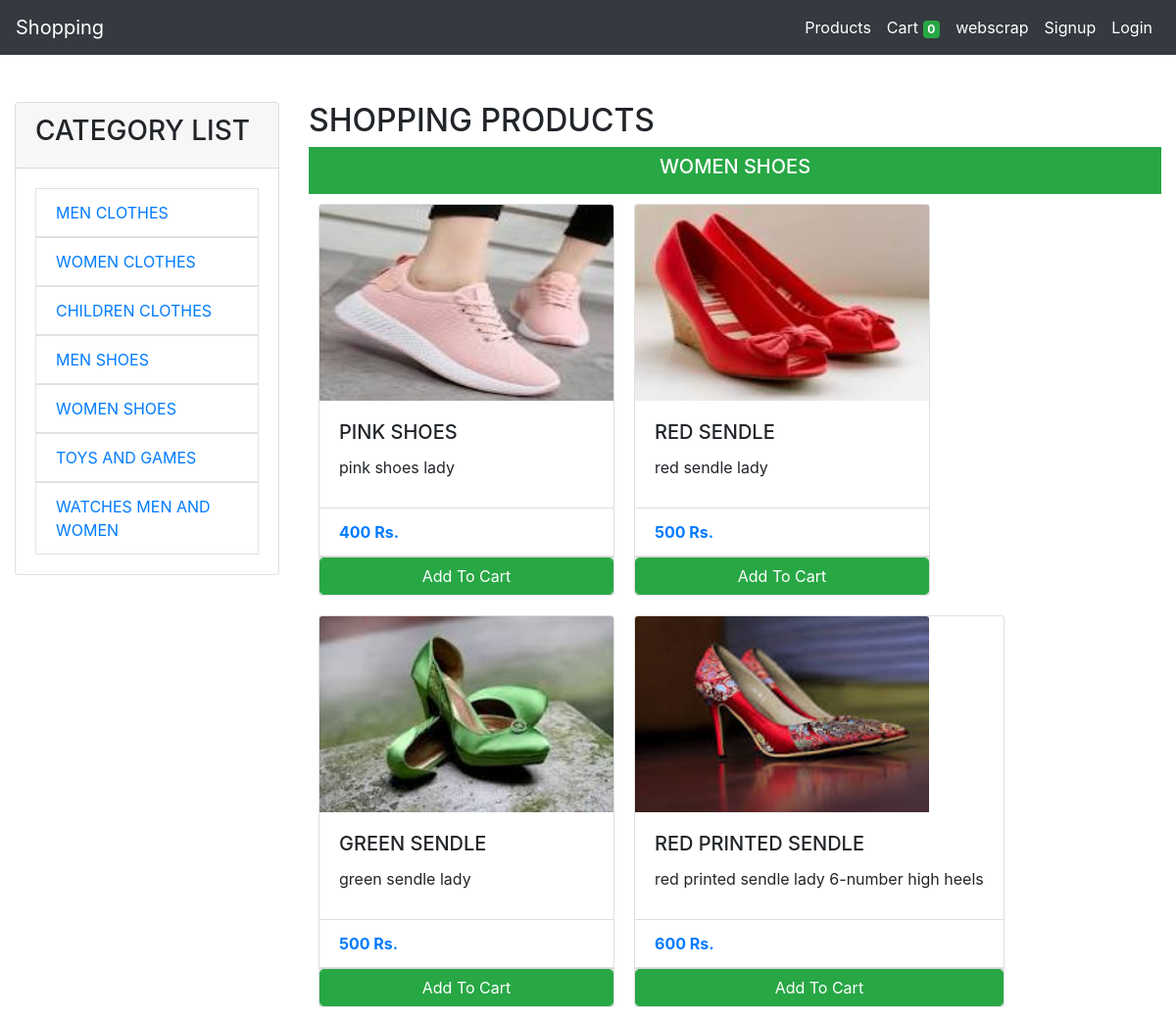
The app's page /dashboard/5/ with its own data.
### store/models.py (models this page shows, shortened)
class Category(models.Model):
    name = models.CharField(max_length=50)

class Products(models.Model):
    name = models.CharField(max_length=60)
    price = models.IntegerField(default=0)
    category = models.ForeignKey(Category, on_delete=models.CASCADE, default=1,related_name="categoryname")
    description = models.CharField(max_length=250, default='', blank=True, null=True)
    image = models.ImageField(upload_to='uploads/products/')

### store/views.py (the view, shortened to what this page needs)
# urls.py: path('', Dashboard.as_view(), name='dashboard'),
class Dashboard(View):
    def get(self, request, category_id=None):
        categorylist = Category.objects.all()
        productlist = None
        if category_id:
            category_name=Category.objects.get(id=category_id)
            productlist = Products.objects.filter(category_id=category_id)
        elif categorylist:
            category_name=Category.objects.get(id=categorylist[0].id)
            productlist = Products.objects.filter(category_id=categorylist[0].id)
        context = {
            'category_name':category_name,
            'categorylist': categorylist,
            'productlist': productlist,
        }
        return render(request, 'dashboard.html', context)

### store/templates/dashboard.html (shortened to what this page needs)
{% load cart %}
{% load custom_filter %}
{% include "base.html" %}
    <div class="container-fluid mt-5">
        <div class="row">
            <div class="col-md-3">
                <div class="card">
                    <div class="card-header">
                        <h3>CATEGORY LIST</h3>
                    </div>
                    <div class="card-body">
                        <ul class="list-group list-group-flush">
                            {% for category in categorylist %}
                            <div class="border border-black"> <a class="text-black"
                                    href="{% url 'dashboard_with_category' category.id %}">
                                    <li class="list-group-item">{{ category.name|upper }}</li>
                                </a>
                            </div>
                            {% endfor %}
                        </ul>
                    </div>
                </div>
            </div>
            <div class="col-md-9 ">
                <h2>SHOPPING PRODUCTS</h2>
                <div class="badge-success text-center p-2">
                {% if category_name  %}
                    <h5 >{{category_name.name|upper}}</h5>
                {% else %}
                    <h5 >MENS CLOTHS</h5>
                {% endif %}
                </div>
                <div class="row ">
                    <div class="col d-flex flex-wrap">
                        {% if productlist %}
                        {% for product in productlist %}
                        <div class="card" style=" height: 400px; margin: 10px;">
                            <img class="card-img-top img-fluid " style="height: 200px; width:300px;"
                                src="{{product.image.url}}" alt="Card image cap">
                            <div class="card-body">
                                <h5 class="card-title">{{product.name|upper}}</h5>
                                <p class="card-text">{{product.description|lower}}</p>
                            </div>
                            <ul class="list-group list-group-flush">
                                <li class="list-group-item font-weight-bold text-primary">{{product.price}}&nbsp;Rs.
                                </li>
                            </ul>
                            <div class="card-footer p-0 no-gutters">
                                {% if product|is_in_cart:request.session.cart %}
                                <div class="row no-gutters">
                                    <form action="/#{{product.id}}" class="col-2 " method="post">
                                        {% csrf_token %}
                                        <input hidden type="text" name='product' value='{{product.id}}'>
                                        <input hidden type="text" name='remove' value='True'>
                                        <input type="submit" value=" - " class="btn btn-block btn-success border-right">
                                    </form>
                                    <div class="text-center col btn btn-success">
                                        {{product|cart_quantity:request.session.cart}} in Cart</div>
                                    <form action="/#{{product.id}}" class="col-2 " method="post">
                                        {% csrf_token %}
                                        <input hidden type="text" name='product' value='{{product.id}}'>
                                        <input type="submit" value=" + " class="btn btn-block btn-success border-left">
                                    </form>
                                </div>
                                {% else %}
                                <form action="/#{{product.id}}" method="POST" class="btn-block">
                                    <input type="submit" class="float-right btn btn-success form-control"
                                        value="Add To Cart">
                                </form>
                                {% endif %}
                            </div>
                        </div>
                        {% endfor %}
                        {% else %}
                        <div>
                            <p>No product available</p>
                        </div>
                        {% endif %}
                    </div>
                </div>
            </div>
        </div>
    </div>
{% include "footer.html" %}

### records on screen
Category: name "MEN CLOTHES"
Category: name "WOMEN CLOTHES"
Category: name "CHILDREN CLOTHES"
Category: name "MEN SHOES"
Category: name "WOMEN SHOES"
Category: name "TOYS AND GAMES"
Category: name "WATCHES MEN AND WOMEN"
Products: image (picture), name "PINK SHOES", description "pink shoes lady", price "400"
Products: image (picture), name "RED SENDLE", description "red sendle lady", price "500"
Products: image (picture), name "GREEN SENDLE", description "green sendle lady", price "500"
Products: image (picture), name "RED PRINTED SENDLE", description "red printed sendle lady 6-number high heels", price "600"

### other values on screen
{{ request.session.cart.keys|length }} "0"
